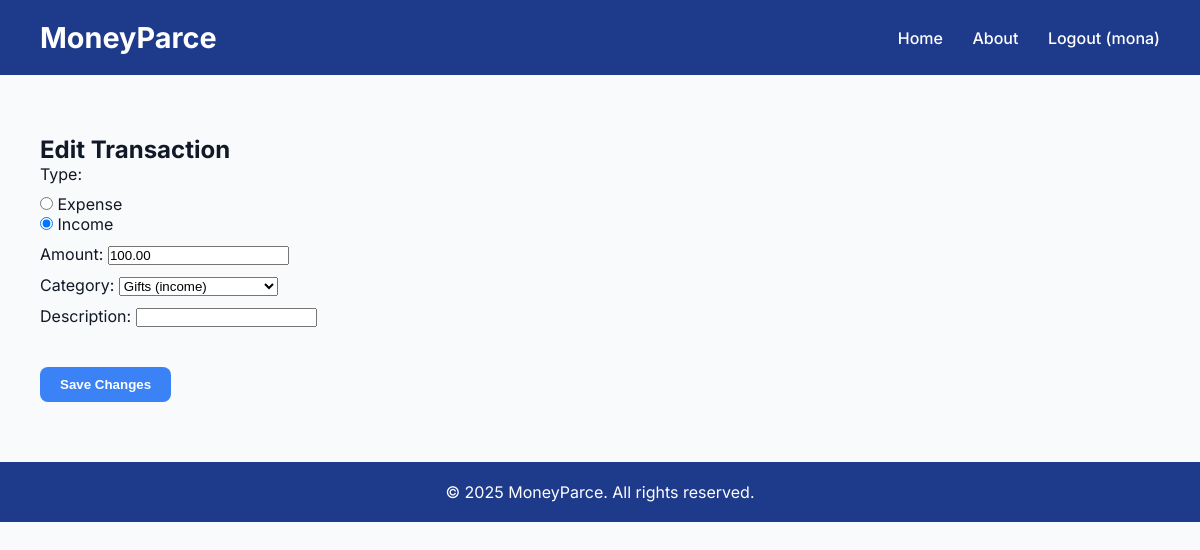
/transactions/edit/10/ (signed in), run on an earlier commit of the app's database.
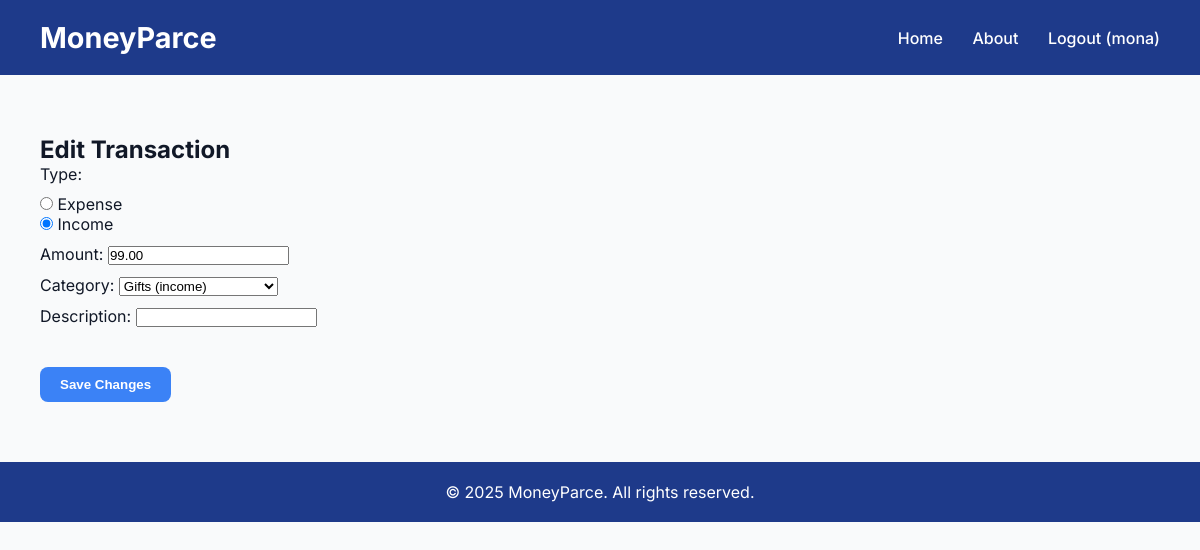
And on a later commit of the database.
### transactions/models.py (models this page shows, shortened)
class Category(models.Model):
    CATEGORY_TYPES = (
        ('expense', 'Expense'),
        ('income', 'Income'),
    )
    name = models.CharField(max_length=100)
    type = models.CharField(max_length=7, choices=CATEGORY_TYPES)
    def __str__(self):
        return f"{self.name} ({self.type})"

class Transaction(models.Model):
    TRANSACTION_TYPES = (
        ('expense', 'Expense'),
        ('income', 'Income'),
    )
    user = models.ForeignKey(User, on_delete=models.CASCADE)
    type = models.CharField(max_length=7, choices=TRANSACTION_TYPES)
    amount = models.DecimalField(max_digits=10, decimal_places=2, default=Decimal('0.00'))
    category = models.ForeignKey(Category, on_delete=models.SET_NULL, null=True)
    date = models.DateField(auto_now_add=True)
    description = models.CharField(max_length=255, blank=True)

### transactions/views.py (the view)
# urls.py: path('edit/<int:transaction_id>/', views.add_transaction, name='edit'),
@login_required
def add_transaction(request, transaction_id=None):
    if transaction_id:
        transaction = get_object_or_404(Transaction, id=transaction_id, user=request.user)
        form = TransactionForm(request.POST or None, instance=transaction)
    else:
        transaction = None
        form = TransactionForm(request.POST or None)
    if request.method == 'POST' and form.is_valid():
        transaction = form.save(commit=False)
        if not transaction_id:
            transaction.user = request.user
        transaction.save()
        return redirect('transactions:list')
    return render(request, 'transactions/add.html', {
        'form': form,
        'transaction': transaction
    })

### transactions/forms.py
class TransactionForm(forms.ModelForm):
    class Meta:
        model = Transaction
        fields = ['type','amount', 'category', 'description']
    def __init__(self, *args, **kwargs):
        user = kwargs.pop('user', None)
        super().__init__(*args, **kwargs)
        self.fields['type'].widget = forms.RadioSelect(choices=Transaction.TRANSACTION_TYPES)
        self.fields['category'].queryset = Category.objects.none()
        if 'type' in self.data:
            selected_type = self.data.get('type')
            self.fields['category'].queryset = Category.objects.filter(type=selected_type)
        elif self.instance.pk:
            self.fields['category'].queryset = Category.objects.filter(type=self.instance.type)

### transactions/templates/transactions/add.html (shortened to what this page needs)
{% extends "base.html" %}
{% block content %}
<h2>
    {% if transaction %}
        Edit Transaction
    {% else %}
        Add a Transaction
    {% endif %}
</h2>
<form method="post" id="transaction-form">
    <div class="form-group">
        {{ form.as_p }}
    </div>
    <button type="submit">
        {% if transaction %}
            Save Changes
        {% else %}
            Save
        {% endif %}
    </button>
</form>
{% endblock %}

### moneyparce/templates/base.html (shortened to what this page needs)
<!DOCTYPE html>
<html lang="en">
<head>
</head>
<body>
    <header>
        <h1>MoneyParce</h1>
        <nav>
            <a href="/">Home</a>
            <a href="/about/">About</a>
            {% if user.is_authenticated %}
            <a class="nav-link" href="{% url 'accounts.logout' %}">Logout ({{ user.username }})</a>
            {% else %}
            <a class="nav-link" href="{% url 'accounts.login' %}">Login</a>
            <a class="nav-link" href="{% url 'accounts.signup' %}">Sign Up</a>
            {% endif %}
        </nav>
    </header>
    <main>
        {% block content %}
        {% endblock %}
    </main>
    <footer>
        &copy; 2025 MoneyParce. All rights reserved.
    </footer>
</body>
</html>

### moneyparce/templates/base.html (style rules this page uses)
:root { --primary-color: #1e3a8a; --accent-color: #3b82f6; --background-color: #f9fafb; --text-color: #111827; }
* { margin: 0; padding: 0; box-sizing: border-box; }
body { font-family: 'Inter', sans-serif; background-color: var(--background-color); color: var(--text-color); }
header { background-color: var(--primary-color); color: white; padding: 20px 40px; display: flex; justify-content: space-between; align-items: center; }
header h1 { font-size: 1.8rem; }
nav a { color: white; margin-left: 25px; text-decoration: none; font-weight: 500; transition: opacity 0.3s ease; }
main { padding: 60px 40px; max-width: 1200px; margin: 0 auto; }
footer { text-align: center; padding: 20px; background-color: var(--primary-color); color: white; }

### transactions/templates/transactions/add.html (style rules this page uses)
form .form-group { margin-bottom: 20px; }
form .form-group p { margin-bottom: 10px; }
form button { margin-top: 20px; padding: 10px 20px; background-color: var(--accent-color); color: white; border: none; border-radius: 8px; font-weight: 600; cursor: pointer; }

What changed in the data, as far as the page shows it:
changed Transaction "Gifts (income)": amount "100.00" → "99.00"
